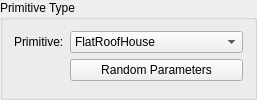
         <widget class="QGroupBox" name="groupBoxPrimitive">
          <property name="title">
           <string>Primitive Type</string>
          </property>
          <layout class="QFormLayout" name="formLayoutPrimitive">
           <item row="0" column="0">
            <widget class="QLabel" name="labelPrimitive">
             <property name="text">
              <string>Primitive:</string>
             </property>
            </widget>
           </item>
           <item row="0" column="1">
            <widget class="QComboBox" name="comboPrimitive">
             <item>
              <property name="text">
               <string notr="true">FlatRoofHouse</string>
              </property>
             </item>
             <item>
              <property name="text">
               <string notr="true">RoundFlatRoofHouse</string>
              </property>
             </item>
             <item>
              <property name="text">
               <string notr="true">LShapedHouse</string>
              </property>
             </item>
             <item>
              <property name="text">
               <string notr="true">ConicalRoofHouse</string>
              </property>
             </item>
             <item>
              <property name="text">
               <string notr="true">GableRoofHouse</string>
              </property>
             </item>
             <item>
              <property name="text">
               <string notr="true">PyramidalRoofHouse</string>
              </property>
             </item>
             <item>
              <property name="text">
               <string notr="true">FlatTopHipRoofHouse</string>
              </property>
             </item>
             <item>
              <property name="text">
               <string notr="true">BarrelRoofHouse</string>
              </property>
             </item>
             <item>
              <property name="text">
               <string notr="true">DomeRoofHouse</string>
              </property>
             </item>
             <item>
              <property name="text">
               <string notr="true">RecessedRoofHouse</string>
              </property>
             </item>
             <item>
              <property name="text">
               <string notr="true">ShortRidgeHipRoofHouse</string>
              </property>
             </item>
             <item>
              <property name="text">
               <string notr="true">CurvedRoofRoundHouse</string>
              </property>
             </item>
             <item>
              <property name="text">
               <string notr="true">AngledGableHouse</string>
              </property>
             </item>
            </widget>
           </item>
           <item row="1" column="1">
            <widget class="QPushButton" name="btnRandomParams">
             <property name="text">
              <string>Random Parameters</string>
             </property>
            </widget>
           </item>
          </layout>
         </widget>
